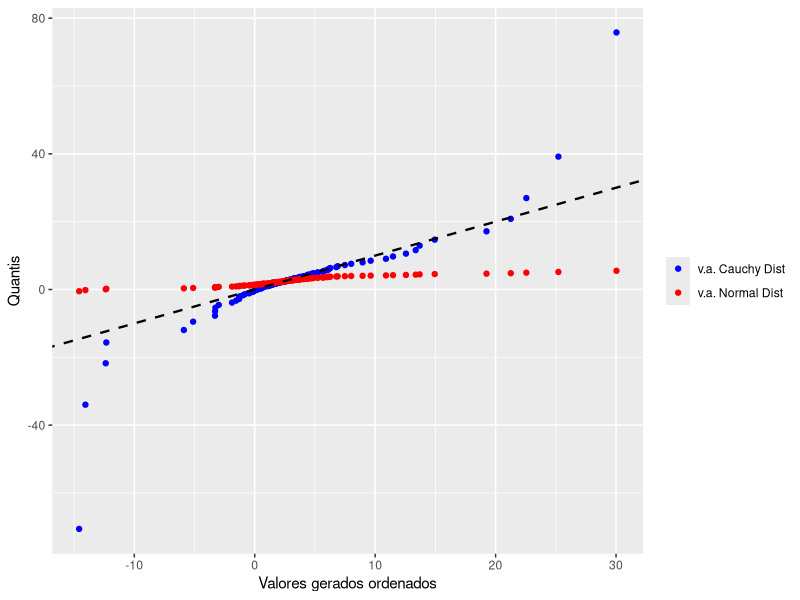

This chart was generated by the following R code:
set.seed(1702)
n <- 114
cauchypop <- rcauchy(n, location = 2.6, scale = 2)
cauchypopor <- cauchypop[order(cauchypop)]
quantisprobid <- seq(1,n,1)/(n+1)
qcauchypop <- qcauchy(quantisprobid,location = 2.6, scale = 2)
qnormalpop <- qnorm(quantisprobid,mean = 2.5, sd = sqrt(1.6))
probdata <- data.frame(cauchypopor, qcauchypop, qnormalpop)
View(probdata)
library(tidyverse)
ggplot(probdata, aes(x = cauchypopor))+
  geom_point(aes(y = qcauchypop, color = "v.a. Cauchy Dist"))+
  geom_point(aes(y = qnormalpop, color = "v.a. Normal Dist"))+
  geom_abline(slope = 1, intercept = 0, linetype = "dashed", linewidth = 0.8)+
  scale_color_manual(values = c("v.a. Cauchy Dist" = "blue", "v.a. Normal Dist" = "red"))+
  labs(x = "Valores gerados ordenados", y = "Quantis", color = NULL)
